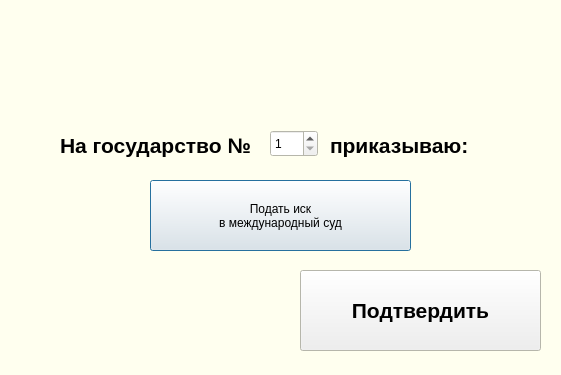
<?xml version="1.0" encoding="UTF-8"?>
<ui version="4.0">
 <class>MINUST</class>
 <widget class="QDialog" name="MINUST">
  <property name="geometry">
   <rect>
    <x>0</x>
    <y>0</y>
    <width>561</width>
    <height>375</height>
   </rect>
  </property>
  <property name="palette">
   <palette>
    <active>
     <colorrole role="Base">
      <brush brushstyle="SolidPattern">
       <color alpha="255">
        <red>255</red>
        <green>255</green>
        <blue>255</blue>
       </color>
      </brush>
     </colorrole>
     <colorrole role="Window">
      <brush brushstyle="SolidPattern">
       <color alpha="255">
        <red>255</red>
        <green>255</green>
        <blue>239</blue>
       </color>
      </brush>
     </colorrole>
    </active>
    <inactive>
     <colorrole role="Base">
      <brush brushstyle="SolidPattern">
       <color alpha="255">
        <red>255</red>
        <green>255</green>
        <blue>255</blue>
       </color>
      </brush>
     </colorrole>
     <colorrole role="Window">
      <brush brushstyle="SolidPattern">
       <color alpha="255">
        <red>255</red>
        <green>255</green>
        <blue>239</blue>
       </color>
      </brush>
     </colorrole>
    </inactive>
    <disabled>
     <colorrole role="Base">
      <brush brushstyle="SolidPattern">
       <color alpha="255">
        <red>255</red>
        <green>255</green>
        <blue>239</blue>
       </color>
      </brush>
     </colorrole>
     <colorrole role="Window">
      <brush brushstyle="SolidPattern">
       <color alpha="255">
        <red>255</red>
        <green>255</green>
        <blue>239</blue>
       </color>
      </brush>
     </colorrole>
    </disabled>
   </palette>
  </property>
  <property name="windowTitle">
   <string>Министерство юстиции</string>
  </property>
  <widget class="QLabel" name="label">
   <property name="geometry">
    <rect>
     <x>230</x>
     <y>10</y>
     <width>101</width>
     <height>101</height>
    </rect>
   </property>
   <property name="frameShape">
    <enum>QFrame::NoFrame</enum>
   </property>
   <property name="text">
    <string>&lt;html&gt;&lt;head/&gt;&lt;body&gt;&lt;p&gt;&lt;img src=&quot;:/gerb.png&quot;/&gt;&lt;/p&gt;&lt;/body&gt;&lt;/html&gt;</string>
   </property>
  </widget>
  <widget class="QLabel" name="label_2">
   <property name="geometry">
    <rect>
     <x>60</x>
     <y>130</y>
     <width>211</width>
     <height>31</height>
    </rect>
   </property>
   <property name="font">
    <font>
     <pointsize>16</pointsize>
     <weight>75</weight>
     <bold>true</bold>
    </font>
   </property>
   <property name="text">
    <string>На государство №</string>
   </property>
  </widget>
  <widget class="QSpinBox" name="numOfCountrySpinBox">
   <property name="geometry">
    <rect>
     <x>270</x>
     <y>130</y>
     <width>48</width>
     <height>27</height>
    </rect>
   </property>
   <property name="minimum">
    <number>1</number>
   </property>
  </widget>
  <widget class="QLabel" name="label_3">
   <property name="geometry">
    <rect>
     <x>330</x>
     <y>130</y>
     <width>211</width>
     <height>31</height>
    </rect>
   </property>
   <property name="font">
    <font>
     <pointsize>16</pointsize>
     <weight>75</weight>
     <bold>true</bold>
    </font>
   </property>
   <property name="text">
    <string>приказываю:</string>
   </property>
  </widget>
  <widget class="QPushButton" name="goToCourtButton">
   <property name="geometry">
    <rect>
     <x>150</x>
     <y>180</y>
     <width>261</width>
     <height>71</height>
    </rect>
   </property>
   <property name="text">
    <string>Подать иск
в международный суд</string>
   </property>
  </widget>
  <widget class="QPushButton" name="approveButton">
   <property name="enabled">
    <bool>true</bool>
   </property>
   <property name="geometry">
    <rect>
     <x>300</x>
     <y>270</y>
     <width>241</width>
     <height>81</height>
    </rect>
   </property>
   <property name="font">
    <font>
     <pointsize>16</pointsize>
     <weight>75</weight>
     <bold>true</bold>
    </font>
   </property>
   <property name="text">
    <string>Подтвердить</string>
   </property>
  </widget>
 </widget>
 <resources/>
 <connections/>
</ui>
